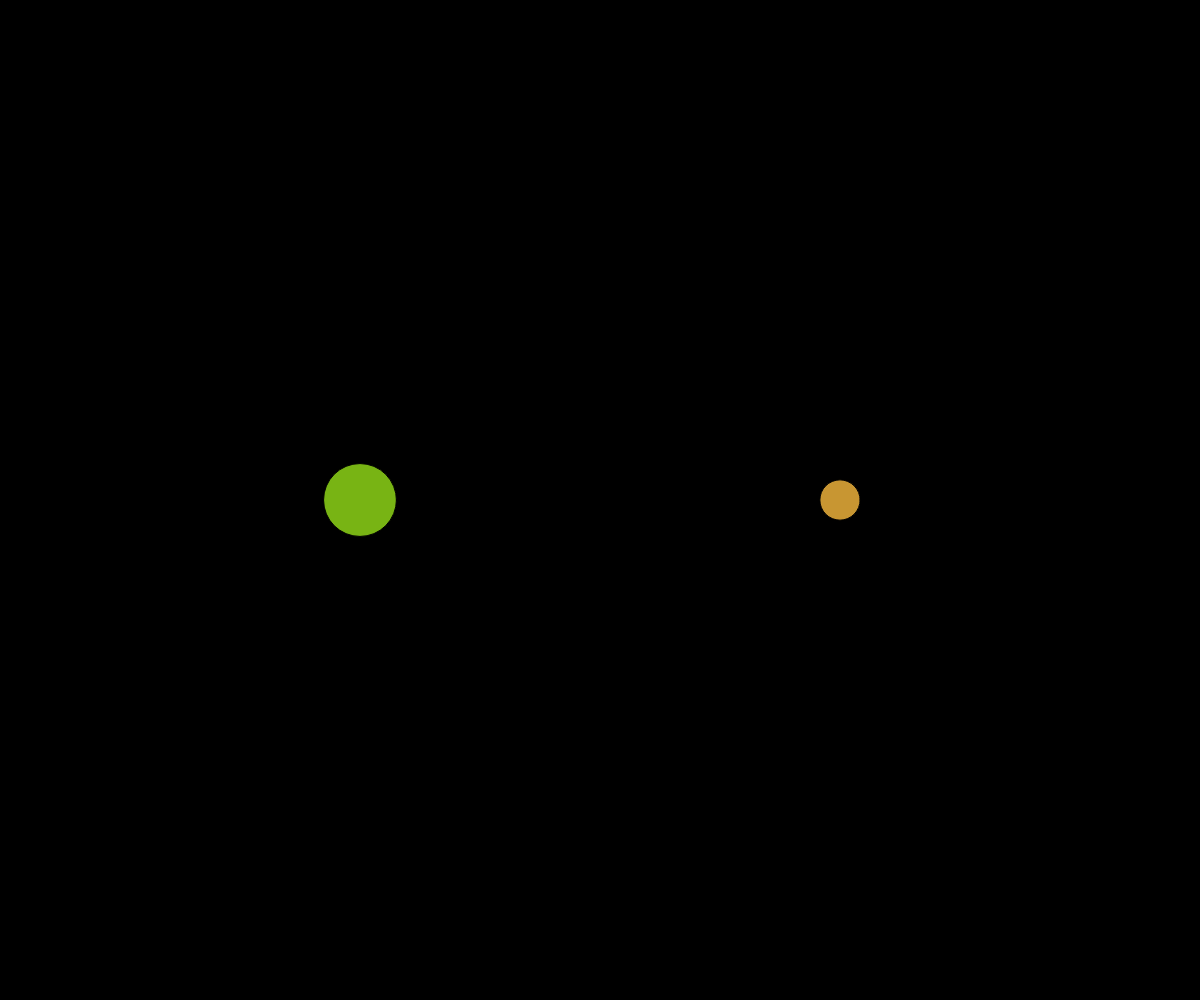
Frame 1 (no input)
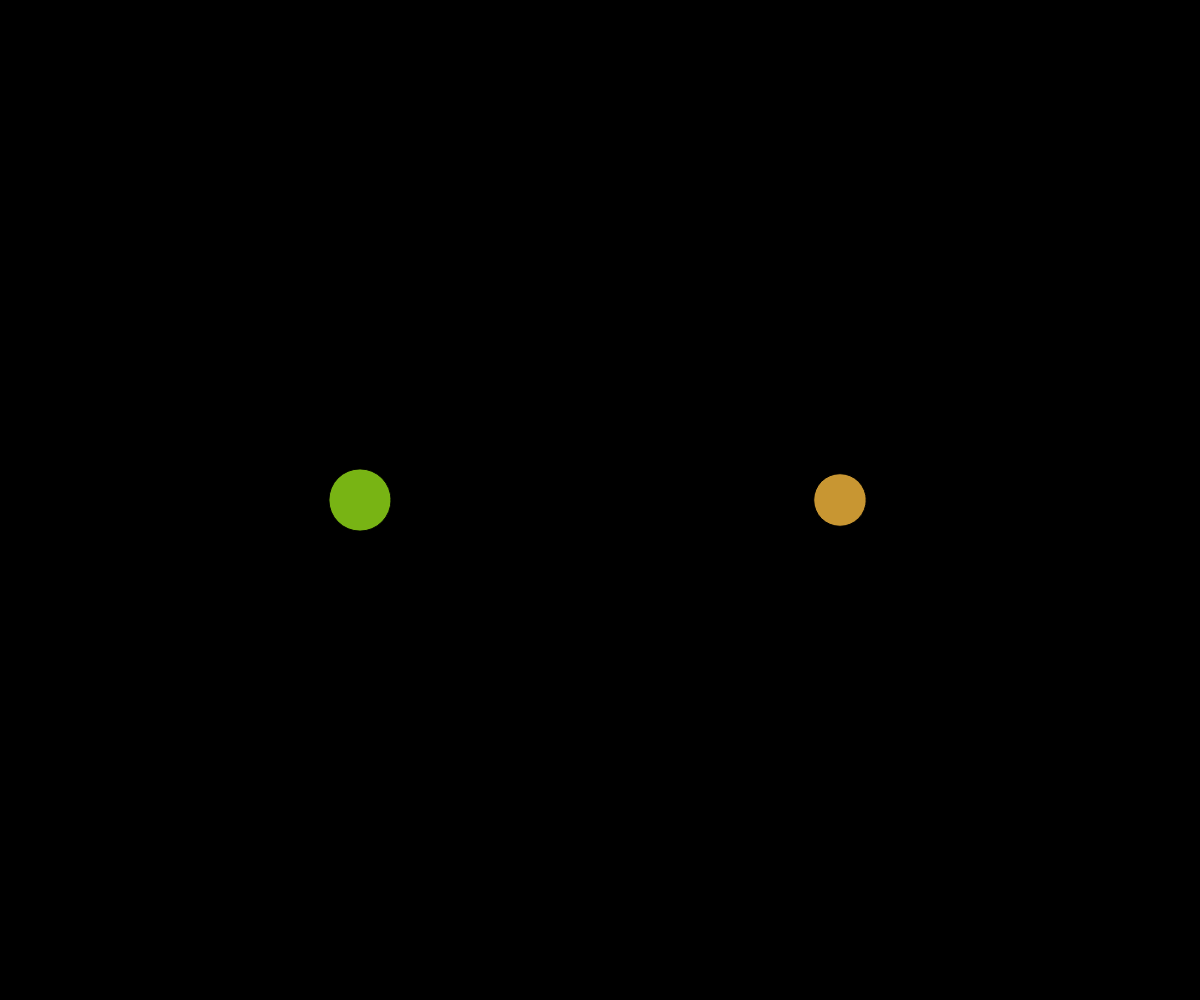
Frame 60 (no input)
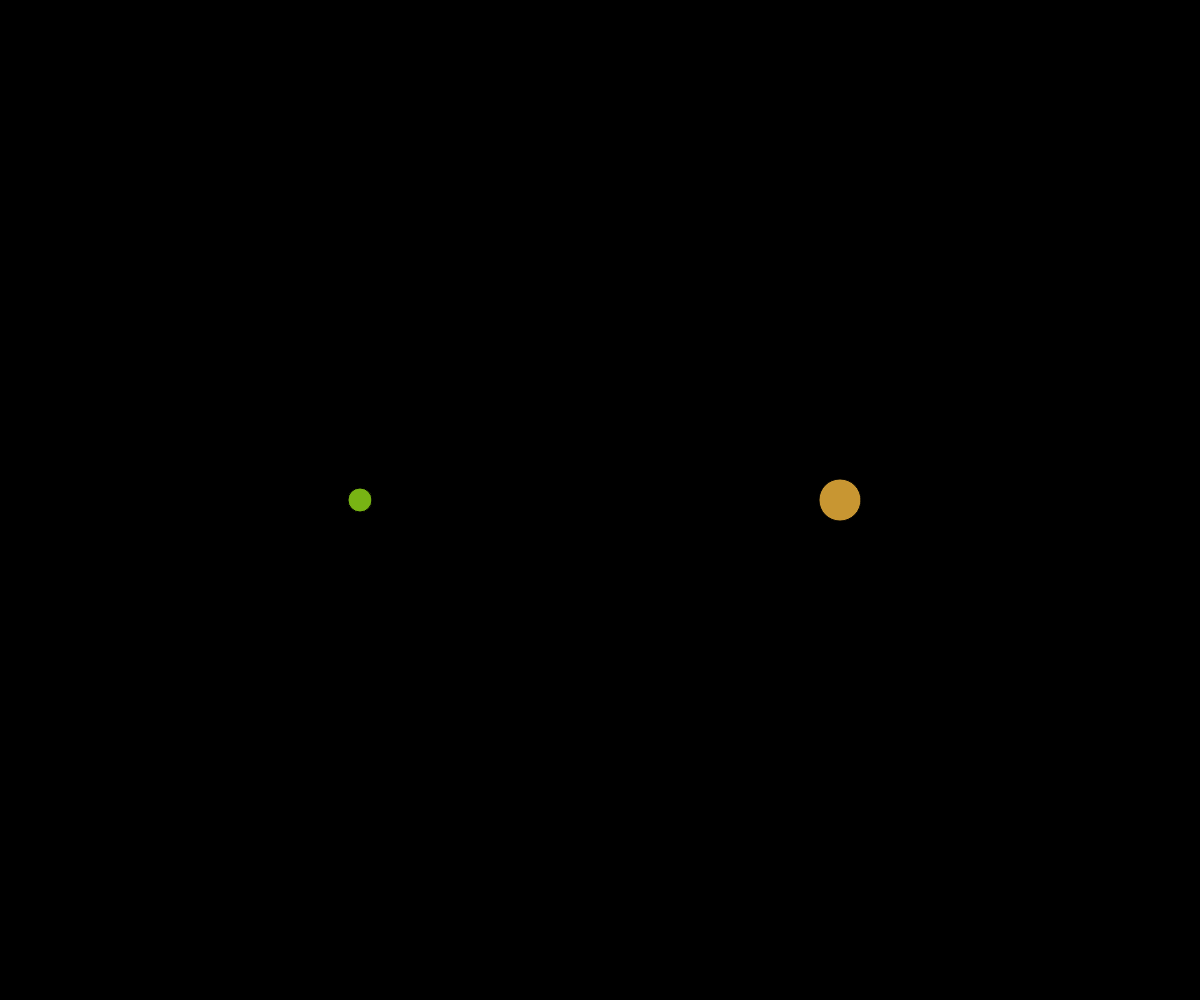
Frame 120 (the mouse pressed at the canvas centre since frame 60)

The p5.js sketch that drew these frames (run headless with seeded random() and noise() and a simulated clock; from frame 60 on, the mouse is pressed at the canvas centre):

// p5.js sketch
// ── sketch.js
// Random Vs Noise
// Your Name
// Date
//  
// Looking at unpredictability
// Specifically the difference between
// Uniformly distributed numbers
// and perlin Noise

//global variables
let d1;
let d2;
let minSize = 5;   let maxSize = 100;
let x1, x2, y1, y2;

// variables for using noise()
let noiseTime = 5, noiseSpeed = 0.5;
// "noseTime"

function setup() {
  createCanvas(windowWidth, windowHeight);
  x1 = width * 0.3; y1 = height * 0.5;
  x2 = width * 0.7; y2 = height * 0.5;
  frameRate(30);
}


function draw() {
  background(0);
//  randomSeed(703); //actual value
//  stars();
  randomCircle();
  noiseCircle();
}

function noiseCircle(){
  // draw a fixed circle with randomly
  // changing (but smooth!) diameter
  fill(200,150,50);
  d2 = noise(noiseTime); //yields value between 0 ~ 1
  d2 = map(d2, 0, 1, minSize, maxSize);
  circle(x2, y2, d2);
  noiseTime += noiseSpeed;

}


function randomCircle(){
  // draw a fixed circle with random()ly
  // changing diameter
  fill(120,180,20);
  d1 = random(minSize, maxSize);
  circle(x1, y1, d1);

}


function stars(){
  // use random() to generate 100 stars
  //[alt][shft][f] - autoformat
  fill(255);
  for(let i = 0; i<100; i++){
    let x = random(0, width);
    let y = random(0, height);
    circle(x,y,1.2);  
  }

}
